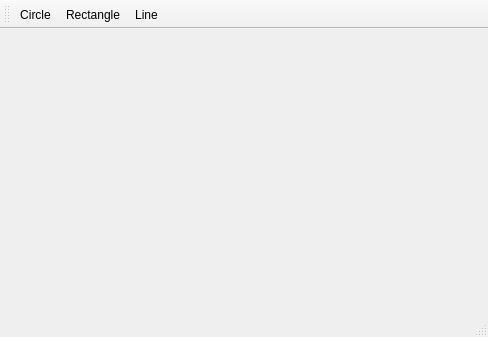
<?xml version="1.0" encoding="UTF-8"?>
<ui version="4.0">
 <class>MainWindow</class>
 <widget class="QMainWindow" name="MainWindow">
  <property name="geometry">
   <rect>
    <x>0</x>
    <y>0</y>
    <width>488</width>
    <height>337</height>
   </rect>
  </property>
  <property name="windowTitle">
   <string>MainWindow</string>
  </property>
  <widget class="QWidget" name="centralwidget"/>
  <widget class="QStatusBar" name="statusbar"/>
  <widget class="QToolBar" name="toolBar">
   <property name="windowTitle">
    <string>toolBar</string>
   </property>
   <attribute name="toolBarArea">
    <enum>TopToolBarArea</enum>
   </attribute>
   <attribute name="toolBarBreak">
    <bool>false</bool>
   </attribute>
   <addaction name="actionCircle"/>
   <addaction name="actionRectangle"/>
   <addaction name="actionLine"/>
  </widget>
  <action name="actionCircle">
   <property name="icon">
    <iconset resource="iconresource.qrc">
     <normaloff>:/Graphics/circleIcon.ico</normaloff>:/Graphics/circleIcon.ico</iconset>
   </property>
   <property name="text">
    <string>Circle</string>
   </property>
   <property name="shortcut">
    <string>Ctrl+C</string>
   </property>
  </action>
  <action name="actionRectangle">
   <property name="icon">
    <iconset resource="iconresource.qrc">
     <normaloff>:/Graphics/rectangleIcon.ico</normaloff>:/Graphics/rectangleIcon.ico</iconset>
   </property>
   <property name="text">
    <string>Rectangle</string>
   </property>
   <property name="shortcut">
    <string>Ctrl+R</string>
   </property>
  </action>
  <action name="actionLine">
   <property name="icon">
    <iconset resource="iconresource.qrc">
     <normaloff>:/Graphics/lineIcon.ico</normaloff>:/Graphics/lineIcon.ico</iconset>
   </property>
   <property name="text">
    <string>Line</string>
   </property>
   <property name="toolTip">
    <string>Line</string>
   </property>
   <property name="shortcut">
    <string>Ctrl+L</string>
   </property>
  </action>
 </widget>
 <resources>
  <include location="iconresource.qrc"/>
 </resources>
 <connections/>
</ui>
